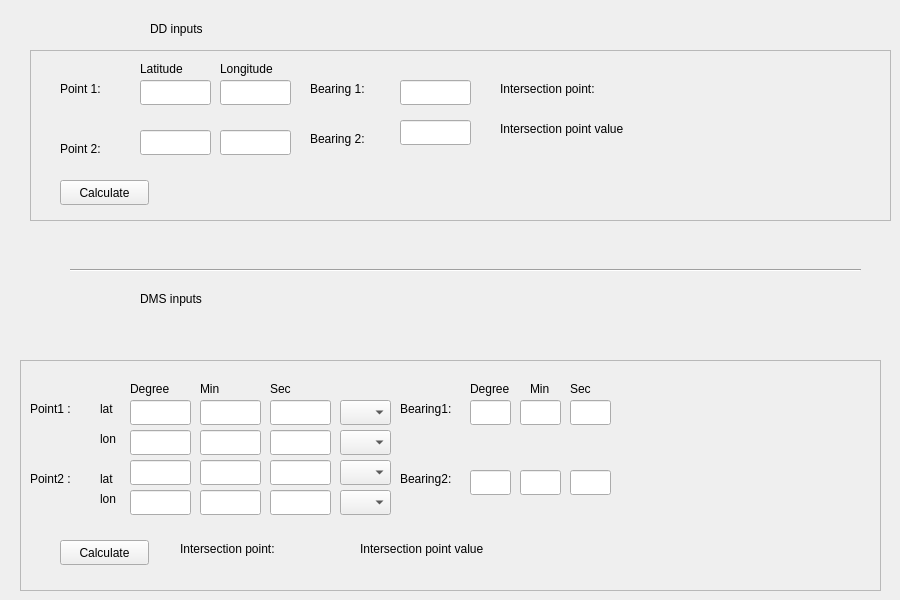
    <widget class="QWidget" name="tab_3">
     <attribute name="title">
      <string>Intersection points</string>
     </attribute>
     <widget class="QFrame" name="frame_7">
      <property name="geometry">
       <rect>
        <x>30</x>
        <y>50</y>
        <width>861</width>
        <height>171</height>
       </rect>
      </property>
      <property name="frameShape">
       <enum>QFrame::StyledPanel</enum>
      </property>
      <property name="frameShadow">
       <enum>QFrame::Raised</enum>
      </property>
      <widget class="QLabel" name="label_55">
       <property name="geometry">
        <rect>
         <x>30</x>
         <y>30</y>
         <width>67</width>
         <height>17</height>
        </rect>
       </property>
       <property name="text">
        <string>Point 1:</string>
       </property>
      </widget>
      <widget class="QLabel" name="label_56">
       <property name="geometry">
        <rect>
         <x>30</x>
         <y>90</y>
         <width>67</width>
         <height>17</height>
        </rect>
       </property>
       <property name="text">
        <string>Point 2:</string>
       </property>
      </widget>
      <widget class="QLineEdit" name="lat1_dd_tab3">
       <property name="geometry">
        <rect>
         <x>110</x>
         <y>30</y>
         <width>71</width>
         <height>25</height>
        </rect>
       </property>
      </widget>
      <widget class="QLineEdit" name="lat2_dd_tab3">
       <property name="geometry">
        <rect>
         <x>110</x>
         <y>80</y>
         <width>71</width>
         <height>25</height>
        </rect>
       </property>
      </widget>
      <widget class="QLineEdit" name="lon1_dd_tab3">
       <property name="geometry">
        <rect>
         <x>190</x>
         <y>30</y>
         <width>71</width>
         <height>25</height>
        </rect>
       </property>
      </widget>
      <widget class="QLineEdit" name="lon2_dd_tab3">
       <property name="geometry">
        <rect>
         <x>190</x>
         <y>80</y>
         <width>71</width>
         <height>25</height>
        </rect>
       </property>
      </widget>
      <widget class="QLabel" name="label_57">
       <property name="geometry">
        <rect>
         <x>280</x>
         <y>30</y>
         <width>81</width>
         <height>17</height>
        </rect>
       </property>
       <property name="text">
        <string>Bearing 1:</string>
       </property>
      </widget>
      <widget class="QLabel" name="label_58">
       <property name="geometry">
        <rect>
         <x>280</x>
         <y>80</y>
         <width>81</width>
         <height>17</height>
        </rect>
       </property>
       <property name="text">
        <string>Bearing 2:</string>
       </property>
      </widget>
      <widget class="QLineEdit" name="bearing1_dd_tab3">
       <property name="geometry">
        <rect>
         <x>370</x>
         <y>30</y>
         <width>71</width>
         <height>25</height>
        </rect>
       </property>
      </widget>
      <widget class="QLineEdit" name="bearing2_dd_tab3">
       <property name="geometry">
        <rect>
         <x>370</x>
         <y>70</y>
         <width>71</width>
         <height>25</height>
        </rect>
       </property>
      </widget>
      <widget class="QLabel" name="intersection_point_value_label">
       <property name="geometry">
        <rect>
         <x>470</x>
         <y>70</y>
         <width>361</width>
         <height>17</height>
        </rect>
       </property>
       <property name="text">
        <string>Intersection point value</string>
       </property>
      </widget>
      <widget class="QPushButton" name="calculate_inter_point_button">
       <property name="geometry">
        <rect>
         <x>30</x>
         <y>130</y>
         <width>89</width>
         <height>25</height>
        </rect>
       </property>
       <property name="text">
        <string>Calculate</string>
       </property>
      </widget>
      <widget class="QLabel" name="label_60">
       <property name="geometry">
        <rect>
         <x>190</x>
         <y>10</y>
         <width>81</width>
         <height>17</height>
        </rect>
       </property>
       <property name="text">
        <string>Longitude</string>
       </property>
      </widget>
      <widget class="QLabel" name="label_59">
       <property name="geometry">
        <rect>
         <x>110</x>
         <y>10</y>
         <width>67</width>
         <height>17</height>
        </rect>
       </property>
       <property name="text">
        <string>Latitude</string>
       </property>
      </widget>
      <widget class="QLabel" name="label_61">
       <property name="geometry">
        <rect>
         <x>470</x>
         <y>30</y>
         <width>201</width>
         <height>17</height>
        </rect>
       </property>
       <property name="text">
        <string>Intersection point:</string>
       </property>
      </widget>
     </widget>
     <widget class="QLabel" name="label_62">
      <property name="geometry">
       <rect>
        <x>150</x>
        <y>20</y>
        <width>211</width>
        <height>17</height>
       </rect>
      </property>
      <property name="text">
       <string>DD inputs</string>
      </property>
     </widget>
     <widget class="Line" name="line_3">
      <property name="geometry">
       <rect>
        <x>70</x>
        <y>260</y>
        <width>791</width>
        <height>21</height>
       </rect>
      </property>
      <property name="orientation">
       <enum>Qt::Horizontal</enum>
      </property>
     </widget>
     <widget class="QLabel" name="label_63">
      <property name="geometry">
       <rect>
        <x>140</x>
        <y>290</y>
        <width>111</width>
        <height>17</height>
       </rect>
      </property>
      <property name="text">
       <string>DMS inputs</string>
      </property>
     </widget>
     <widget class="QFrame" name="frame_8">
      <property name="geometry">
       <rect>
        <x>20</x>
        <y>360</y>
        <width>861</width>
        <height>231</height>
       </rect>
      </property>
      <property name="frameShape">
       <enum>QFrame::StyledPanel</enum>
      </property>
      <property name="frameShadow">
       <enum>QFrame::Raised</enum>
      </property>
      <widget class="QLabel" name="label_64">
       <property name="geometry">
        <rect>
         <x>10</x>
         <y>40</y>
         <width>51</width>
         <height>17</height>
        </rect>
       </property>
       <property name="text">
        <string>Point1 :</string>
       </property>
      </widget>
      <widget class="QLabel" name="label_65">
       <property name="geometry">
        <rect>
         <x>10</x>
         <y>110</y>
         <width>51</width>
         <height>17</height>
        </rect>
       </property>
       <property name="text">
        <string>Point2 :</string>
       </property>
      </widget>
      <widget class="QLineEdit" name="lat1_deg_dms_tab3">
       <property name="geometry">
        <rect>
         <x>110</x>
         <y>40</y>
         <width>61</width>
         <height>25</height>
        </rect>
       </property>
      </widget>
      <widget class="QLineEdit" name="lat1_min_dms_tab3">
       <property name="geometry">
        <rect>
         <x>180</x>
         <y>40</y>
         <width>61</width>
         <height>25</height>
        </rect>
       </property>
      </widget>
      <widget class="QLineEdit" name="lat1_sec_dms_tab3">
       <property name="geometry">
        <rect>
         <x>250</x>
         <y>40</y>
         <width>61</width>
         <height>25</height>
        </rect>
       </property>
      </widget>
      <widget class="QComboBox" name="point1_pole_tab3">
       <property name="geometry">
        <rect>
         <x>320</x>
         <y>40</y>
         <width>51</width>
         <height>25</height>
        </rect>
       </property>
      </widget>
      <widget class="QLineEdit" name="bearing1_deg_dms_tab3">
       <property name="geometry">
        <rect>
         <x>450</x>
         <y>40</y>
         <width>41</width>
         <height>25</height>
        </rect>
       </property>
      </widget>
      <widget class="QLineEdit" name="bearing1_min_dms_tab3">
       <property name="geometry">
        <rect>
         <x>500</x>
         <y>40</y>
         <width>41</width>
         <height>25</height>
        </rect>
       </property>
      </widget>
      <widget class="QLineEdit" name="bearing1_sec_dms_tab3">
       <property name="geometry">
        <rect>
         <x>550</x>
         <y>40</y>
         <width>41</width>
         <height>25</height>
        </rect>
       </property>
      </widget>
      <widget class="QLineEdit" name="lat2_deg_dms_tab3">
       <property name="geometry">
        <rect>
         <x>110</x>
         <y>100</y>
         <width>61</width>
         <height>25</height>
        </rect>
       </property>
      </widget>
      <widget class="QLineEdit" name="lat2_min_dms_tab3">
       <property name="geometry">
        <rect>
         <x>180</x>
         <y>100</y>
         <width>61</width>
         <height>25</height>
        </rect>
       </property>
      </widget>
      <widget class="QLineEdit" name="lat2_sec_dms_tab3">
       <property name="geometry">
        <rect>
         <x>250</x>
         <y>100</y>
         <width>61</width>
         <height>25</height>
        </rect>
       </property>
      </widget>
      <widget class="QComboBox" name="point2_pole_tab3">
       <property name="geometry">
        <rect>
         <x>320</x>
         <y>100</y>
         <width>51</width>
         <height>25</height>
        </rect>
       </property>
      </widget>
      <widget class="QLineEdit" name="bearing2_deg_dms_tab3">
       <property name="geometry">
        <rect>
         <x>450</x>
         <y>110</y>
         <width>41</width>
         <height>25</height>
        </rect>
       </property>
      </widget>
      <widget class="QLineEdit" name="bearing2_min_dms_tab3">
       <property name="geometry">
        <rect>
         <x>500</x>
         <y>110</y>
         <width>41</width>
         <height>25</height>
        </rect>
       </property>
      </widget>
      <widget class="QLineEdit" name="bearing2_sec_dms_tab3">
       <property name="geometry">
        <rect>
         <x>550</x>
         <y>110</y>
         <width>41</width>
         <height>25</height>
        </rect>
       </property>
      </widget>
      <widget class="QLabel" name="label_66">
       <property name="geometry">
        <rect>
         <x>110</x>
         <y>20</y>
         <width>67</width>
         <height>17</height>
        </rect>
       </property>
       <property name="text">
        <string>Degree</string>
       </property>
      </widget>
      <widget class="QLabel" name="label_67">
       <property name="geometry">
        <rect>
         <x>180</x>
         <y>20</y>
         <width>67</width>
         <height>17</height>
        </rect>
       </property>
       <property name="text">
        <string>Min</string>
       </property>
      </widget>
      <widget class="QLabel" name="label_68">
       <property name="geometry">
        <rect>
         <x>250</x>
         <y>20</y>
         <width>67</width>
         <height>17</height>
        </rect>
       </property>
       <property name="text">
        <string>Sec</string>
       </property>
      </widget>
      <widget class="QLabel" name="label_69">
       <property name="geometry">
        <rect>
         <x>450</x>
         <y>20</y>
         <width>51</width>
         <height>17</height>
        </rect>
       </property>
       <property name="text">
        <string>Degree</string>
       </property>
      </widget>
      <widget class="QLabel" name="label_70">
       <property name="geometry">
        <rect>
         <x>510</x>
         <y>20</y>
         <width>41</width>
         <height>17</height>
        </rect>
       </property>
       <property name="text">
        <string>Min</string>
       </property>
      </widget>
      <widget class="QLabel" name="label_71">
       <property name="geometry">
        <rect>
         <x>550</x>
         <y>20</y>
         <width>41</width>
         <height>17</height>
        </rect>
       </property>
       <property name="text">
        <string>Sec</string>
       </property>
      </widget>
      <widget class="QPushButton" name="calculate_intersection_dms_button">
       <property name="geometry">
        <rect>
         <x>40</x>
         <y>180</y>
         <width>89</width>
         <height>25</height>
        </rect>
       </property>
       <property name="text">
        <string>Calculate</string>
       </property>
      </widget>
      <widget class="QLabel" name="label_72">
       <property name="geometry">
        <rect>
         <x>160</x>
         <y>180</y>
         <width>131</width>
         <height>17</height>
        </rect>
       </property>
       <property name="text">
        <string>Intersection point: </string>
       </property>
      </widget>
      <widget class="QLabel" name="intersection_value_dms_label">
       <property name="geometry">
        <rect>
         <x>340</x>
         <y>180</y>
         <width>351</width>
         <height>17</height>
        </rect>
       </property>
       <property name="text">
        <string>Intersection point value</string>
       </property>
      </widget>
      <widget class="QLineEdit" name="lon1_deg_dms_tab3">
       <property name="geometry">
        <rect>
         <x>110</x>
         <y>70</y>
         <width>61</width>
         <height>25</height>
        </rect>
       </property>
      </widget>
      <widget class="QLineEdit" name="lon1_min_dms_tab3">
       <property name="geometry">
        <rect>
         <x>180</x>
         <y>70</y>
         <width>61</width>
         <height>25</height>
        </rect>
       </property>
      </widget>
      <widget class="QLineEdit" name="lon1_sec_dms_tab3">
       <property name="geometry">
        <rect>
         <x>250</x>
         <y>70</y>
         <width>61</width>
         <height>25</height>
        </rect>
       </property>
      </widget>
      <widget class="QLineEdit" name="lon2_deg_dms_tab3">
       <property name="geometry">
        <rect>
         <x>110</x>
         <y>130</y>
         <width>61</width>
         <height>25</height>
        </rect>
       </property>
      </widget>
      <widget class="QLineEdit" name="lon2_min_dms_tab3">
       <property name="geometry">
        <rect>
         <x>180</x>
         <y>130</y>
         <width>61</width>
         <height>25</height>
        </rect>
       </property>
      </widget>
      <widget class="QLineEdit" name="lon2_sec_dms_tab3">
       <property name="geometry">
        <rect>
         <x>250</x>
         <y>130</y>
         <width>61</width>
         <height>25</height>
        </rect>
       </property>
      </widget>
      <widget class="QComboBox" name="point1_direction_tab3">
       <property name="geometry">
        <rect>
         <x>320</x>
         <y>70</y>
         <width>51</width>
         <height>25</height>
        </rect>
       </property>
      </widget>
      <widget class="QComboBox" name="point2_direction_tab3">
       <property name="geometry">
        <rect>
         <x>320</x>
         <y>130</y>
         <width>51</width>
         <height>25</height>
        </rect>
       </property>
      </widget>
      <widget class="QLabel" name="label_73">
       <property name="geometry">
        <rect>
         <x>80</x>
         <y>40</y>
         <width>31</width>
         <height>17</height>
        </rect>
       </property>
       <property name="text">
        <string>lat</string>
       </property>
      </widget>
      <widget class="QLabel" name="label_84">
       <property name="geometry">
        <rect>
         <x>80</x>
         <y>70</y>
         <width>31</width>
         <height>17</height>
        </rect>
       </property>
       <property name="text">
        <string>lon</string>
       </property>
      </widget>
      <widget class="QLabel" name="label_85">
       <property name="geometry">
        <rect>
         <x>80</x>
         <y>130</y>
         <width>31</width>
         <height>17</height>
        </rect>
       </property>
       <property name="text">
        <string>lon</string>
       </property>
      </widget>
      <widget class="QLabel" name="label_86">
       <property name="geometry">
        <rect>
         <x>80</x>
         <y>110</y>
         <width>31</width>
         <height>17</height>
        </rect>
       </property>
       <property name="text">
        <string>lat</string>
       </property>
      </widget>
      <widget class="QLabel" name="label_87">
       <property name="geometry">
        <rect>
         <x>380</x>
         <y>40</y>
         <width>67</width>
         <height>17</height>
        </rect>
       </property>
       <property name="text">
        <string>Bearing1:</string>
       </property>
      </widget>
      <widget class="QLabel" name="label_88">
       <property name="geometry">
        <rect>
         <x>380</x>
         <y>110</y>
         <width>67</width>
         <height>17</height>
        </rect>
       </property>
       <property name="text">
        <string>Bearing2:</string>
       </property>
      </widget>
     </widget>
    </widget>
